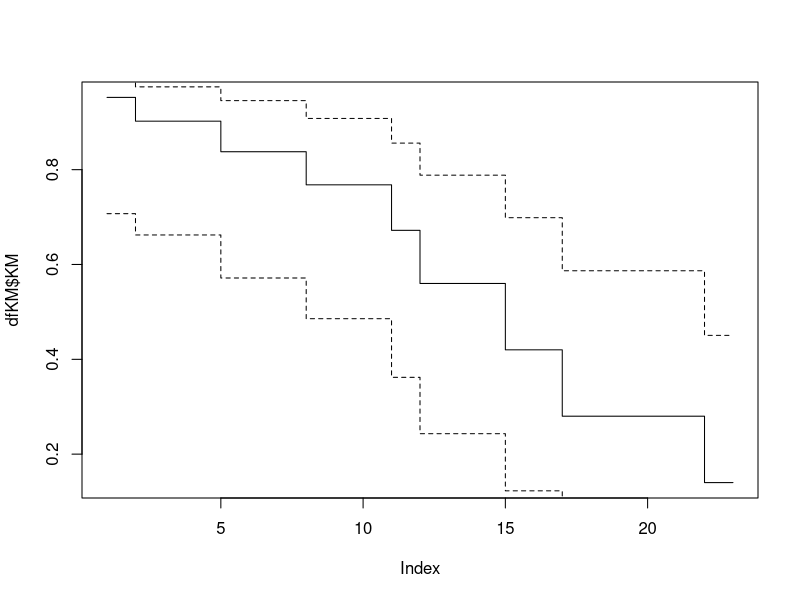
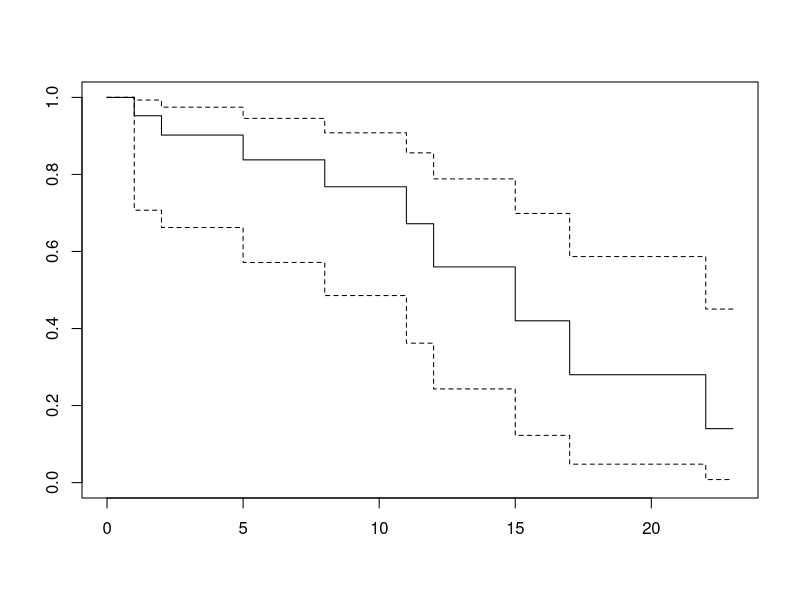

Write the R code that produced these figures, in order.
# For ordering data
library(dplyr)
# Loading the leukemia data 
library(KMsurv)
# For the KM curve
library(survival)
data(drug6mp)
d <- drug6mp
?drug6mp


# Q1

# The Kaplan Meier estimator without using the survival package.

t <- 1:max(d$t1)
dfKM <- data.frame(t=t) %>%
  mutate(at_risk = 0,
         events = 0,
         censor = 0)

for (i in t){
  dfKM$at_risk[i] <- sum(d$t1 >= i)
  dfKM$events[i] <- nrow(d[d$t1 == i & d$relapse == 1,])
  dfKM$censor[i] <- nrow(d[d$t1 == i & d$relapse == 0,])
}

z <- qnorm(.975)

dfKM <- mutate(dfKM,
               KM = cumprod(1-events/at_risk),
               KM_var = sqrt(KM^2*cumsum(events/(at_risk*(at_risk-events)))),
               KM_min = KM^(exp(z*KM_var/(KM*log(KM)))),
               KM_plus = KM^(exp(-z*KM_var/(KM*log(KM)))))



plot(dfKM$KM, type = 's')
lines(t, dfKM$KM_min, type = "s", lty = 2)
lines(t, dfKM$KM_plus, type = "s", lty = 2)

# The Kaplan Meier estimator using the survival package.

KM_surv_object = Surv(d$t1,d$relapse)
KM_surv = survfit(KM_surv_object ~ 1, conf.type = 'log-log')
plot(KM_surv)

# Q2

# For ordering data
library(dplyr)
# Loading the leukemia data 
library(KMsurv)
# For the KM curve
library(survival)
data("kidney")
kidney1 <- kidney[kidney$type==1,]
kidney2 <- kidney[kidney$type==2,]

time_points <- sort(unique(kidney$time))
time_points1 <- sort(unique(kidney1$time))
time_points2 <- sort(unique(kidney2$time))

d <- data.frame(t = time_points)

for (i in 1:length(time_points)){
  time_point = time_points[i]
  d$Y[i] <- sum(kidney$time >= time_point)
  d$d[i] <- sum(kidney[kidney$time == time_point, "delta"])
  d$Y1[i] <- sum(kidney1$time >= time_point)
  d$d1[i] <- sum(kidney1[kidney1$time == time_point, "delta"])
  d$Y2[i] <- sum(kidney2$time >= time_point)
  d$d2[i] <- sum(kidney2[kidney2$time == time_point, "delta"])
}

d <- mutate(d,
            L = (Y1*Y2)/(Y1+Y2),
            int1 = L/Y1*d1,
            int2 = L/Y2*d2,
            int3 = L^2/(Y1*Y2)*(d1+d2))

Z1 = sum(d$int1, na.rm = TRUE)-sum(d$int2, na.rm = TRUE)
V11 = sum(d$int3, na.rm = TRUE)
U1 = Z1/sqrt(V11)
p_value <- 2 * pnorm(-abs(U1))

# Now with the package

surv_obj <- Surv(time = kidney$time, event = kidney$delta)
group <- factor(kidney$type)
survdiff(surv_obj ~ group)


# Q3

# For ordering data
library(dplyr)
# Loading the leukemia data 
library(KMsurv)
# For the KM curve
library(survival)
data("bmt")
kidney1 <- kidney[kidney$type==1,]
kidney2 <- kidney[kidney$type==2,]

time_points <- sort(unique(kidney$time))
time_points1 <- sort(unique(kidney1$time))
time_points2 <- sort(unique(kidney2$time))

d <- data.frame(t = time_points)

for (i in 1:length(time_points)){
  time_point = time_points[i]
  d$Y[i] <- sum(kidney$time >= time_point)
  d$d[i] <- sum(kidney[kidney$time == time_point, "delta"])
  d$Y1[i] <- sum(kidney1$time >= time_point)
  d$d1[i] <- sum(kidney1[kidney1$time == time_point, "delta"])
  d$Y2[i] <- sum(kidney2$time >= time_point)
  d$d2[i] <- sum(kidney2[kidney2$time == time_point, "delta"])
}

d <- mutate(d,
            L = (Y1*Y2)/(Y1+Y2),
            int1 = L/Y1*d1,
            int2 = L/Y2*d2,
            int3 = L^2/(Y1*Y2)*(d1+d2))

Z1 = sum(d$int1, na.rm = TRUE)-sum(d$int2, na.rm = TRUE)
V11 = sum(d$int3, na.rm = TRUE)
U1 = Z1/sqrt(V11)
p_value <- 2 * pnorm(-abs(U1))

# Now with the package

surv_obj <- Surv(time = kidney$time, event = kidney$delta)
group <- factor(kidney$type)
survdiff(surv_obj ~ group)
